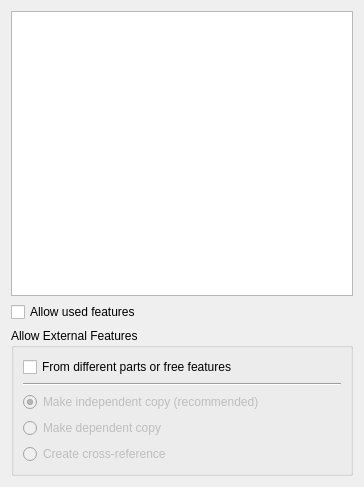
<?xml version="1.0" encoding="UTF-8"?>
<ui version="4.0">
 <class>PartDesignGui::TaskFeaturePick</class>
 <widget class="QWidget" name="PartDesignGui::TaskFeaturePick">
  <property name="geometry">
   <rect>
    <x>0</x>
    <y>0</y>
    <width>364</width>
    <height>487</height>
   </rect>
  </property>
  <property name="windowTitle">
   <string notr="true">Form</string>
  </property>
  <layout class="QVBoxLayout" name="verticalLayout_4">
   <item>
    <widget class="QListWidget" name="listWidget"/>
   </item>
   <item>
    <widget class="QCheckBox" name="checkUsed">
     <property name="text">
      <string>Allow used features</string>
     </property>
    </widget>
   </item>
   <item>
    <widget class="QGroupBox" name="checkExternal">
     <property name="title">
      <string>Allow External Features</string>
     </property>
     <property name="checkable">
      <bool>false</bool>
     </property>
     <property name="checked">
      <bool>false</bool>
     </property>
     <layout class="QVBoxLayout" name="verticalLayout_2">
      <item>
       <widget class="QCheckBox" name="checkOtherPart">
        <property name="text">
         <string>From different parts or free features</string>
        </property>
       </widget>
      </item>
      <item>
       <widget class="Line" name="line">
        <property name="orientation">
         <enum>Qt::Horizontal</enum>
        </property>
       </widget>
      </item>
      <item>
       <widget class="QRadioButton" name="radioIndependent">
        <property name="enabled">
         <bool>false</bool>
        </property>
        <property name="text">
         <string>Make independent copy (recommended)</string>
        </property>
        <property name="checked">
         <bool>true</bool>
        </property>
       </widget>
      </item>
      <item>
       <widget class="QRadioButton" name="radioDependent">
        <property name="enabled">
         <bool>false</bool>
        </property>
        <property name="text">
         <string>Make dependent copy</string>
        </property>
       </widget>
      </item>
      <item>
       <widget class="QRadioButton" name="radioXRef">
        <property name="enabled">
         <bool>false</bool>
        </property>
        <property name="text">
         <string>Create cross-reference</string>
        </property>
       </widget>
      </item>
     </layout>
    </widget>
   </item>
  </layout>
 </widget>
 <resources/>
 <connections/>
</ui>
